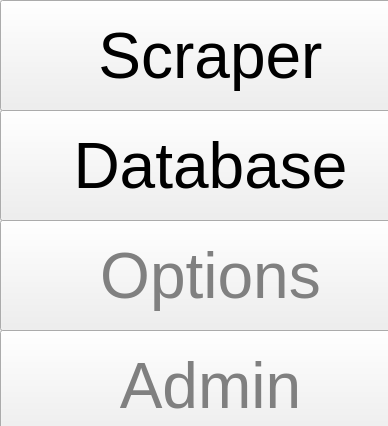
<?xml version="1.0" encoding="UTF-8"?>
<ui version="4.0">
 <class>Widget</class>
 <widget class="QWidget" name="Widget">
  <property name="geometry">
   <rect>
    <x>0</x>
    <y>0</y>
    <width>388</width>
    <height>426</height>
   </rect>
  </property>
  <property name="windowTitle">
   <string>Widget</string>
  </property>
  <widget class="QPushButton" name="ScraperBTN">
   <property name="geometry">
    <rect>
     <x>0</x>
     <y>0</y>
     <width>421</width>
     <height>111</height>
    </rect>
   </property>
   <property name="font">
    <font>
     <pointsize>48</pointsize>
    </font>
   </property>
   <property name="text">
    <string>Scraper</string>
   </property>
  </widget>
  <widget class="QPushButton" name="DBSearchBTN">
   <property name="geometry">
    <rect>
     <x>0</x>
     <y>110</y>
     <width>421</width>
     <height>111</height>
    </rect>
   </property>
   <property name="font">
    <font>
     <pointsize>48</pointsize>
    </font>
   </property>
   <property name="text">
    <string>Database</string>
   </property>
  </widget>
  <widget class="QPushButton" name="AdminBTN">
   <property name="geometry">
    <rect>
     <x>0</x>
     <y>330</y>
     <width>421</width>
     <height>111</height>
    </rect>
   </property>
   <property name="font">
    <font>
     <pointsize>48</pointsize>
    </font>
   </property>
   <property name="styleSheet">
    <string notr="true">color:grey</string>
   </property>
   <property name="text">
    <string>Admin</string>
   </property>
  </widget>
  <widget class="QPushButton" name="ConfigBTN">
   <property name="geometry">
    <rect>
     <x>0</x>
     <y>220</y>
     <width>421</width>
     <height>111</height>
    </rect>
   </property>
   <property name="font">
    <font>
     <pointsize>48</pointsize>
    </font>
   </property>
   <property name="styleSheet">
    <string notr="true">color:grey</string>
   </property>
   <property name="text">
    <string>Options</string>
   </property>
  </widget>
 </widget>
 <layoutdefault spacing="6" margin="11"/>
 <resources/>
 <connections/>
</ui>
